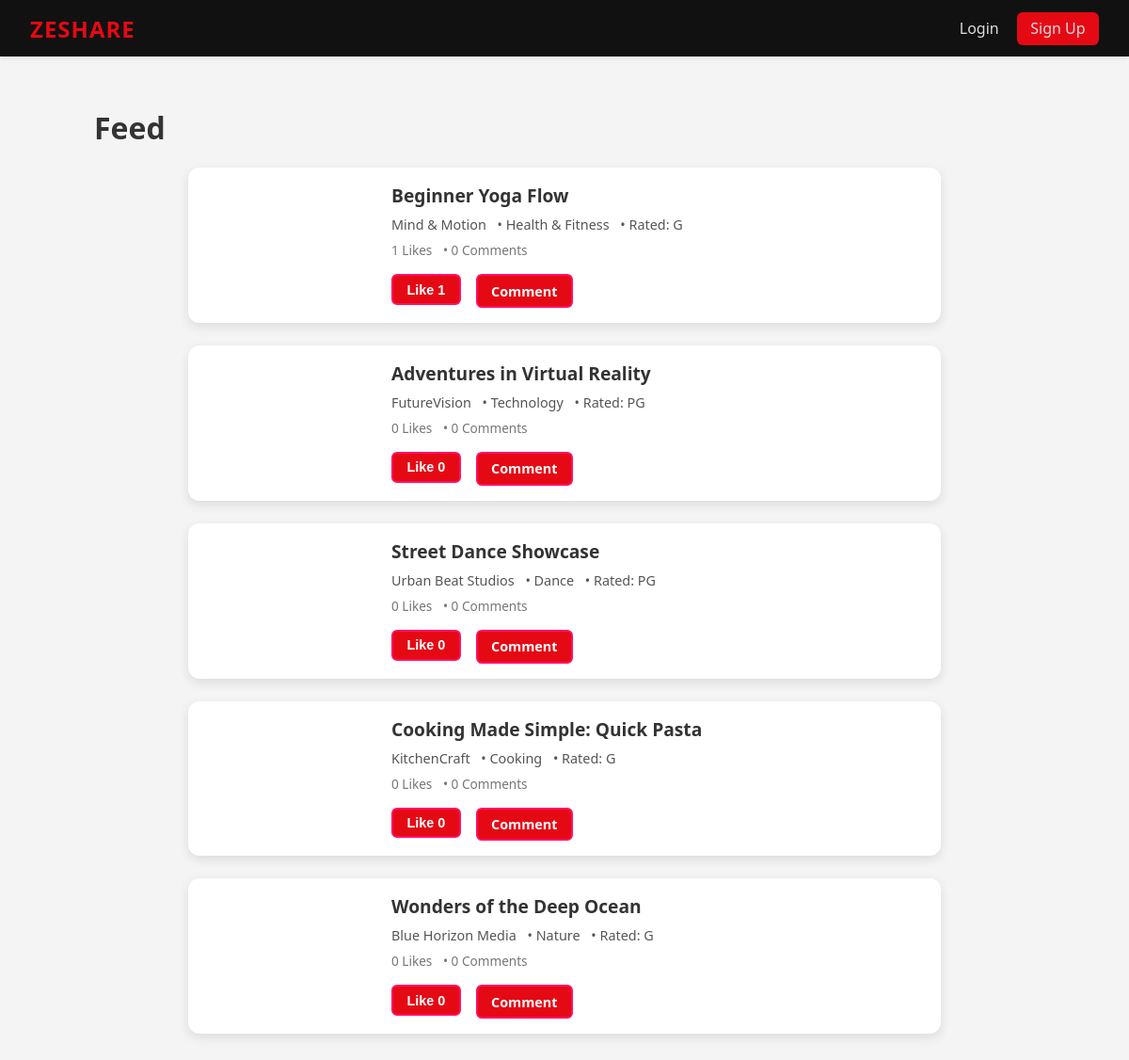
The page /shorts on the database its author committed.
### tables this page shows
CREATE TABLE videos (
    id INTEGER PRIMARY KEY AUTOINCREMENT,
    title TEXT NOT NULL,
    publisher TEXT NOT NULL,
    producer TEXT,
    genre TEXT,
    age_rating TEXT,
    url TEXT NOT NULL,
    uploaded_by INTEGER,
    FOREIGN KEY (uploaded_by) REFERENCES users(id)
);

### app.py (the view)
@app.route('/shorts')
def shorts():
    db = get_db()
    try:
        videos = db.execute('''
            SELECT v.*,
                   (SELECT COUNT(*) FROM comments c WHERE c.video_id = v.id) as comment_count,
                   (SELECT COUNT(*) FROM likes l WHERE l.video_id = v.id) as like_count
            FROM videos v
            ORDER BY v.id DESC
        ''').fetchall()
        video_list = []
        for video in videos:
            comments = db.execute('''
                SELECT c.comment, c.rating, u.username, c.created_at
                FROM comments c
                JOIN users u ON c.user_id = u.id
                WHERE c.video_id = ?
                ORDER BY c.id DESC
            ''', (video['id'],)).fetchall()
            video_dict = dict(video)
            video_dict['comments'] = comments
            video_dict['comment_count'] = video['comment_count'] or 0
            video_dict['like_count'] = video['like_count'] or 0
            video_list.append(video_dict)
        return render_template('shorts.html', videos=video_list)
    except sqlite3.Error as e:
        app.logger.error(f"Error in /shorts route: {e}")
        flash('An error occurred while loading videos.')
        return render_template('shorts.html', videos=[])

### app.py (called while the page is built)
def get_db():
    conn = sqlite3.connect(DATABASE)
    conn.row_factory = sqlite3.Row
    return conn

### templates/shorts.html (shortened to what this page needs)
{% extends "base.html" %}
{% block content %}
<h1>Feed</h1>
<div class="shorts-list">
    {% for video in videos %}
        <div class="shorts-card">
            <a href="{{ url_for('watch', video_id=video['id']) }}" class="shorts-thumbnail">
                <video class="shorts-video" muted playsinline>
                    <source src="{{ video['url'] }}" type="video/mp4">
                </video>
            </a>
            <div class="shorts-details">
                <h3>{{ video['title'] }}</h3>
                <p class="shorts-meta">
                    <span>{{ video['publisher'] }}</span> •
                    <span>{{ video['genre'] or "N/A" }}</span> •
                    <span>Rated: {{ video['age_rating'] or "N/A" }}</span>
                </p>
                <div class="shorts-stats">
                    <span>{{ video['like_count'] }} Likes</span> •
                    <span>{{ video['comment_count'] }} Comments</span>
                </div>
                <div class="shorts-actions">
                    <form method="POST" action="{{ url_for('like') }}" class="like-form" data-video-id="{{ video['id'] }}">
                        <button type="button" class="btn btn-secondary like-btn" data-liked="false">
                            Like <span class="like-count">{{ video['like_count'] }}</span>
                        </button>
                    </form>
                    <a href="{{ url_for('watch', video_id=video['id']) }}" class="btn btn-secondary comment-link">
                        Comment
                    </a>
                </div>
            </div>
        </div>
    {% endfor %}
</div>
{% endblock %}

### templates/base.html (shortened to what this page needs)
<!DOCTYPE html>
<html lang="en">
<head>
    <link href="{{ url_for('static', filename='style.css') }}" rel="stylesheet">
</head>
<body>
    <header class="navbar">
        <div class="logo">Zeshare</div>
        <nav>
            {% if 'user' in session %}
                <a href="{{ url_for('shorts') }}">Shorts</a>
                {% if session['user']['role'] == 'creator' %}
                    <a href="{{ url_for('dashboard') }}">Dashboard</a>
                {% endif %}
                <span class="user">{{ session['user']['username'] }}</span>
                <a href="{{ url_for('logout') }}" class="btn">Logout</a>
            {% else %}
                <a href="{{ url_for('login') }}">Login</a>
                <a href="{{ url_for('register') }}" class="btn">Sign Up</a>
            {% endif %}
        </nav>
    </header>
    <main class="content">
        {% block content %}{% endblock %}
    </main>
</body>
</html>

### static/style.css (style rules this page uses)
body { margin: 0; font-family: "Segoe UI", Tahoma, Geneva, Verdana, sans-serif; background: linear-gradient(135deg, #ff6a88, #00ddeb); color: #333; min-height: 100vh; }
.navbar { display: flex; justify-content: space-between; align-items: center; padding: 1rem 2rem; background: rgba(255, 255, 255, 0.95); box-shadow: 0 2px 4px rgba(0, 0, 0, 0.1); position: sticky; top: 0; z-index: 1000; }
.navbar .logo { font-size: 1.8rem; font-weight: bold; color: #ff1066; text-transform: uppercase; letter-spacing: 1px; }
.navbar nav { display: flex; gap: 1.5rem; align-items: center; }
.navbar nav a { color: #333; text-decoration: none; font-weight: 500; transition: color 0.2s; }
.btn { background: #ff1066; color: #fff; padding: 0.5rem 1rem; border-radius: 8px; text-decoration: none; font-weight: bold; transition: background 0.2s, transform 0.2s; }
.btn-secondary { background: transparent; border: 2px solid #ff1066; color: #ff1066; }
.content { padding: 2rem; max-width: 1200px; margin: 0 auto; }
.shorts-list { display: flex; flex-direction: column; gap: 1.5rem; max-width: 800px; margin: 0 auto; }
.shorts-card { display: flex; background: #fff; border-radius: 12px; overflow: hidden; box-shadow: 0 4px 12px rgba(0, 0, 0, 0.1); transition: transform 0.3s; }
.shorts-thumbnail { flex: 0 0 200px; }
.shorts-video { width: 100%; height: 100%; object-fit: cover; }
.shorts-details { flex: 1; padding: 1rem; display: flex; flex-direction: column; gap: 0.5rem; }
.shorts-details h3 { margin: 0; font-size: 1.2rem; color: #333; }
.shorts-meta { margin: 0; font-size: 0.9rem; color: #555; }
.shorts-meta span { margin-right: 0.5rem; }
.shorts-stats { font-size: 0.85rem; color: #777; }
.shorts-stats span { margin-right: 0.5rem; }
.shorts-actions { display: flex; gap: 1rem; margin-top: 0.5rem; }
.shorts-actions button, .shorts-actions a { font-size: 0.9rem; }

### templates/base.html (style rules this page uses)
body { margin: 0; font-family: "Segoe UI", Tahoma, Geneva, Verdana, sans-serif; background: #f4f4f4; color: #333; }
.navbar { display: flex; justify-content: space-between; align-items: center; padding: 0.8rem 2rem; background: #111; color: #fff; position: sticky; top: 0; z-index: 1000; }
.navbar .logo { font-size: 1.5rem; font-weight: bold; color: #e50914; text-transform: uppercase; letter-spacing: 1px; }
.navbar nav { display: flex; gap: 1.2rem; align-items: center; }
.navbar nav a { color: #ddd; text-decoration: none; font-weight: 500; transition: color 0.2s; }
.btn { background: #e50914; color: #fff; padding: 0.4rem 0.9rem; border-radius: 6px; text-decoration: none; transition: background 0.2s; }
.content { padding: 2rem; max-width: 1000px; margin: 0 auto; }

### rows shown on the page
videos: title "Beginner Yoga Flow", publisher "Mind & Motion", genre "Health & Fitness", age_rating "G", like_count "1", comment_count "0"
videos: title "Adventures in Virtual Reality", publisher "FutureVision", genre "Technology", age_rating "PG", like_count "0", comment_count "0"
videos: title "Street Dance Showcase", publisher "Urban Beat Studios", genre "Dance", age_rating "PG", like_count "0", comment_count "0"
videos: title "Cooking Made Simple: Quick Pasta", publisher "KitchenCraft", genre "Cooking", age_rating "G", like_count "0", comment_count "0"
videos: title "Wonders of the Deep Ocean", publisher "Blue Horizon Media", genre "Nature", age_rating "G", like_count "0", comment_count "0"
